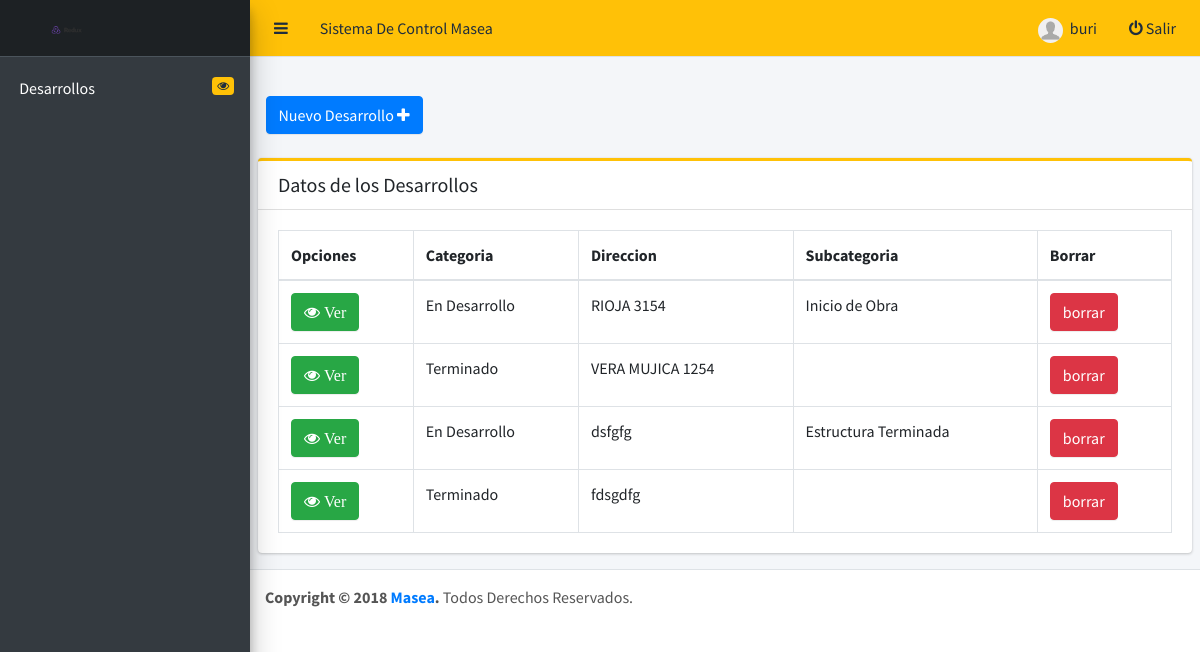
The page /account/dashboard (signed in) on the database its author committed.
### tables this page shows
CREATE TABLE `users` (
  `user_id` int(11) NOT NULL,
  `idrole` int(11) NOT NULL,
  `username` text NOT NULL,
  `email` text NOT NULL,
  `password` text NOT NULL,
  `condicion` int(11) NOT NULL
);

CREATE TABLE `desarrollos` (
  `id` int(10) UNSIGNED NOT NULL,
  `idcategoria` int(10) UNSIGNED NOT NULL,
  `idsubcategoria` int(10) UNSIGNED NOT NULL,
  `direccion` varchar(150) NOT NULL,
  `precio_por_metro` varchar(11) NOT NULL,
  `descripcion` text,
  `latitud` double DEFAULT NULL,
  `longitud` double DEFAULT NULL,
  `detalle_de_entrega` text NOT NULL,
  `condicion` tinyint(1) NOT NULL DEFAULT '1',
  `created_at` timestamp NULL DEFAULT NULL,
  `updated_at` timestamp NULL DEFAULT NULL
);

### core/init.php (called while the page is built, shortened)
<?php
    include 'database/connection.php';
    include 'classes/user.php';
    include 'classes/desarrollo.php';
    global $pdo;
    $getFromU = new User($pdo);
    $getFromD = new Desarrollo($pdo);
 ?>

### core/classes/user.php (called while the page is built, shortened)
<?php
    class User
    {
        protected $pdo;
        function __construct($pdo)
        {
            $this->pdo = $pdo;
        }
        public function userData($user_id){
            $stmt = $this->pdo->prepare("SELECT * FROM `users` WHERE `user_id` = :user_id ");
            $stmt->bindParam(":user_id", $user_id, PDO::PARAM_INT);
            $stmt->execute();
            return $stmt->fetch(PDO::FETCH_OBJ);
        }
    }
?>

### core/classes/desarrollo.php (called while the page is built, shortened)
<?php
    class Desarrollo
    {
        protected $pdo;
        function __construct($pdo)
        {
            $this->pdo = $pdo;
        }
        public function selectDesarrollos(){
            $stmt = $this->pdo->prepare("SELECT * FROM `desarrollos` ");
            $stmt->execute();
            $desarrollos = $stmt->fetchAll(PDO::FETCH_OBJ);
            return $desarrollos;
        }
    }
?>

### includes/addDesarrolloModal.php (the view, shortened to what this page needs)
</div>
</div>

### dashboard.php (shortened to what this page needs)
<?php
	require_once ('core/init.php');
	if ($getFromU->loggedIn() === true) {
    $user_id       = $_SESSION['user_id'];
    $user          = $getFromU->userData($user_id);
    $desarrollos   = $getFromD->selectDesarrollos();
  }
?>
<!DOCTYPE html>
<html>
<head>
  <link rel="stylesheet" href="https://maxcdn.bootstrapcdn.com/font-awesome/4.4.0/css/font-awesome.min.css">
  <link rel="stylesheet" href="https://code.ionicframework.com/ionicons/2.0.1/css/ionicons.min.css">
  <link rel="stylesheet" href="<?php echo BASE_URL; ?>assets/css/adminlte2.min.css">
   <link rel="stylesheet" href="https://cdnjs.cloudflare.com/ajax/libs/sweetalert/1.1.3/sweetalert.min.css">
</head>
<body class="hold-transition sidebar-mini">
<div class="wrapper">
  <nav class="main-header navbar navbar-expand bg-warning navbar-light border-bottom">
    <ul class="navbar-nav mr-auto">
      <li class="nav-item">
        <a class="nav-link" data-widget="pushmenu" href="#"><i class="fa fa-bars"></i></a>
      </li>
      <li class="nav-item d-none d-sm-inline-block">
        <a href="<?php echo BASE_URL; ?>" class="nav-link">Sistema De Control Masea</a>
      </li>
    </ul>
    <ul class="navbar-nav navbar-right" >
    	<li class="nav-item d-none d-sm-inline-block ">
        <a href="<?php echo BASE_URL; ?>account/setting" class="nav-link ">
         <img src="<?php echo BASE_URL; ?>assets/img/avatar.png" alt="User Avatar" class="img-circle" width="25">
          &nbsp;<?php echo $user->username; ?>
        </a>
      </li>
      <li class="nav-item d-none d-sm-inline-block ">
    		<a href="<?php echo BASE_URL; ?>includes/logout.php"  class="nav-link " style="color:blue;">	<i class="fa fa-power-off" ></i> Salir
    		</a>
      </li>
    </ul>
  </nav>
  <aside class="main-sidebar sidebar-dark-primary elevation-4">
     <a href="<?php echo BASE_URL; ?>" class="brand-link bg-dark" ><span><img src="<?php echo BASE_URL; ?>assets/img/logo3.png" style="margin-left: 40px;" width="40" height=="10"></span>
     </a>
      <nav class="mt-2">
        <ul class="nav nav-pills nav-sidebar flex-column" data-widget="treeview" role="menu" data-accordion="false">
          <?php if (($user->idrole == 1) || ($user->idrole == 2)){ ?>
            <li class="nav-item">
              <a href="?i=Desarrollos" class="nav-link text-white">
                <p>
                  Desarrollos
                  <span class="right badge badge-warning"> <i class="fa fa-eye"></i> </span>
                </p>
              </a>
            </li>
        	<?php } if ($user->idrole == 1) {?>
	          <li class="nav-item has-treeview">
	            <a href="?i=Users" class="nav-link text-white">
	              <i class="nav-icon"></i>
	              <p>
	                Usuarios
	                <span class="right badge badge-success"><i class="fa fa-eye"></i></span>
	              </p>
	            </a>
	          </li>
	          <li class="nav-item has-treeview">
	            <a href="?i=Roles" class="nav-link text-white">
	              <i class="nav-icon"></i>
	              <p>
	                Roles
	                <span class="right badge badge-primary"><i class="fa fa-eye"></i></span>
	              </p>
	            </a>
	          </li>
        	<?php } ?>
        </ul>
      </nav>
    </div>
  <div class="content-wrapper">
    <section class="content-header">
      <div class="container-fluid">
        <div class="row mb-2">
          <div class="col-sm-6">
          </div>
        </div>
      </div>
    </section>
    <section class="content">
      <div class="row">
        <div class="col-12">
          <?php
            if (isset($_GET['i']) ) {
              include ("includes/userInfo.php");
            }else{
             include ("includes/allDesarrollo.php");
            }
          ?>
        </div>
  <footer class="main-footer">
  <strong>Copyright &copy; 2018 <a href="https://solucionar.com.ar">Masea</a>.</strong> Todos Derechos Reservados.
</body>
</html>

### includes/allDesarrollo.php (shortened to what this page needs)
<div class="col-sm-6">
  <a href="<?php echo BASE_URL.'account/dashboard?i=Desarrollos&d=new'; ?>"><button class="btn btn-primary "> Nuevo Desarrollo <i class="fa fa-plus"></i></button>
  </a>
</div><br>
<div class="card card-warning card-outline">
  <div class="card-header">
    <h3 class="card-title">Datos de los Desarrollos</h3>
  </div>
  <div class="card-body">
    <table id="example2" class="table table-bordered table-hover">
      <thead>
      <tr>
        <th>Opciones</th>
        <th>Categoria</th>
        <th>Direccion</th>
        <th>Subcategoria</th>
        <th>Borrar</th>
      </tr>
      </thead>
      <tbody>
        <?php foreach ($desarrollos as $d) { ?>
          <tr>
            <td>
              <a href="?i=Desarrollos&id=<?php echo $d->id; ?>"><button class="btn btn-success fa fa-eye"> Ver</button></a>
            </td>
            <td>
              <?php
                if ($d->idcategoria == 1) {
                  echo "Terminado";
                }else if ($d->idcategoria == 2) {
                  echo "En Desarrollo";
                }else if ($d->idcategoria == 3){
                  echo "Proximo Desarrollo";
                }
              ?>
            </td>
            <td><?php echo $d->direccion ; ?> </td>
            <td>
              <?php
                if ($d->idsubcategoria == 1) {
                  echo "Inicio de Obra";
                }else if ($d->idsubcategoria == 2) {
                  echo "Estructura Terminada";
                }else if ($d->idsubcategoria == 3){
                  echo "Terminaciones";
                }else if ($d->idsubcategoria == 4){
                  echo "";
                }
              ?>
              </td>
              <td>
                <form action="" method="post">
                  <button type="submit" class="btn btn-danger" name="deleteD">borrar</button>
                </form>
             </td>
          </tr>
        <?php } ?>
    </table>
  </div>
</div>
<?php include "addDesarrolloModal.php"; ?>

### rows shown on the page
users: username "buri"
desarrollos: shows "En Desarrollo", direccion "RIOJA 3154", shows "Inicio de Obra"
desarrollos: shows "Terminado", direccion "VERA MUJICA 1254"
desarrollos: shows "En Desarrollo", direccion "dsfgfg", shows "Estructura Terminada"
desarrollos: shows "Terminado", direccion "fdsgdfg"
